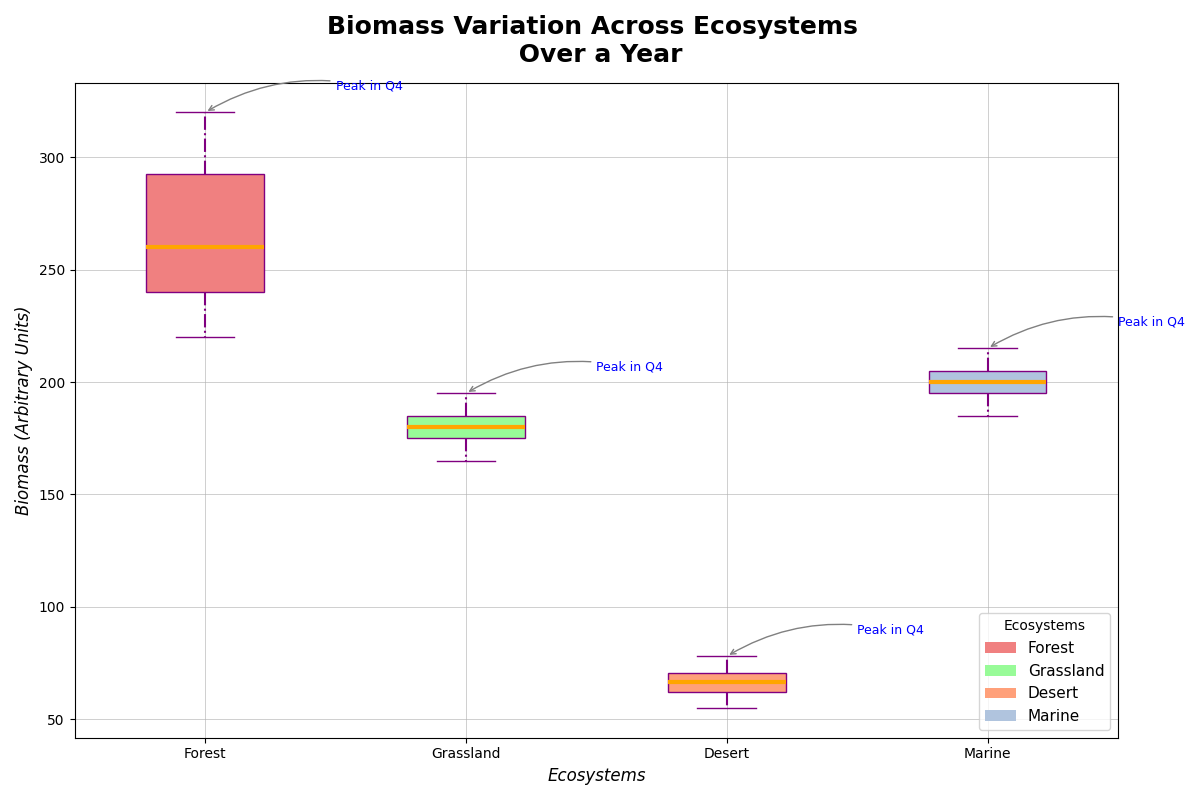

Generate this figure with Python:
import matplotlib.pyplot as plt
import numpy as np
from matplotlib.patches import Patch

forest_biomass = [250, 270, 300, 320, 240, 260, 290, 310, 230, 250, 280, 300, 220, 230, 240, 260]
grassland_biomass = [180, 185, 190, 195, 175, 180, 185, 190, 170, 175, 180, 185, 165, 170, 175, 180]
desert_biomass = [70, 72, 75, 78, 65, 68, 70, 73, 60, 63, 65, 68, 55, 58, 60, 63]
marine_biomass = [200, 205, 210, 215, 195, 200, 205, 210, 190, 195, 200, 205, 185, 190, 195, 200]

biomass_data = [
    forest_biomass,
    grassland_biomass,
    desert_biomass,
    marine_biomass
]

ecosystems = ["Forest", "Grassland", "Desert", "Marine"]

fig, ax = plt.subplots(1, 1, figsize=(12, 8))

boxplots = ax.boxplot(biomass_data, patch_artist=True,
                    boxprops=dict(facecolor='lightgreen', color='purple'),
                    whiskerprops=dict(color='purple', linestyle='-.', linewidth=1.5),
                    capprops=dict(color='purple', linestyle='-'),
                    medianprops=dict(color='orange', linewidth=3),
                    flierprops=dict(marker='x', color='green', alpha=0.5, markersize=7))

colors = ['lightcoral', 'palegreen', 'lightsalmon', 'lightsteelblue']
for patch, color in zip(boxplots['boxes'], colors):
    patch.set_facecolor(color)

ax.set_xticklabels(ecosystems)

ax.set_title('Biomass Variation Across Ecosystems \n Over a Year', fontsize=18, fontweight='bold', pad=15)
ax.set_xlabel('Ecosystems', fontsize=12, fontstyle='italic')
ax.set_ylabel('Biomass (Arbitrary Units)', fontsize=12, fontstyle='italic')

ax.grid(True, linestyle='-', linewidth=0.7, alpha=0.6)

legend_elements = [Patch(facecolor=color, label=ecosystem) for color, ecosystem in zip(colors, ecosystems)]
ax.legend(handles=legend_elements, title='Ecosystems', loc='lower right', fontsize=11)

annotations = [
    ('Peak in Q4', forest_biomass.index(320), 320, 'forest'),
    ('Peak in Q4', grassland_biomass.index(195), 195, 'grassland'),
    ('Peak in Q4', desert_biomass.index(78), 78, 'desert'),
    ('Peak in Q4', marine_biomass.index(215), 215, 'marine'),
]

for text, x, y, ecosystem in annotations:
    ecosystem_idx = ecosystems.index(ecosystem.capitalize())
    ax.annotate(text, xy=(ecosystem_idx + 1, y), xytext=(ecosystem_idx + 1.5, y + 10),
                arrowprops=dict(arrowstyle='->', connectionstyle='arc3,rad=.2', color='gray'),
                fontsize=9, color='blue')

plt.tight_layout()
plt.show()
